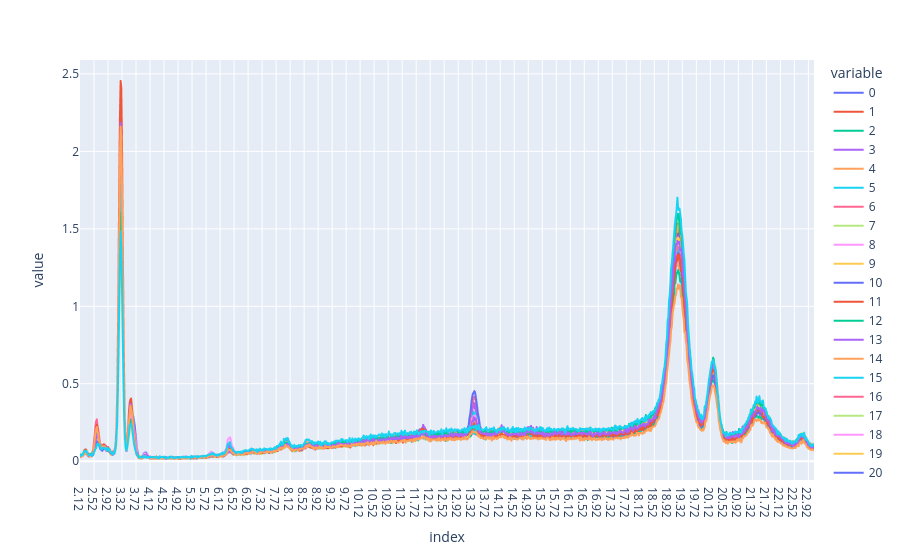

The cell this chart's notebook holds for it:
### Code cell
Xcalclass.T.plot()

### Figure 1 — Plotly figure (JSON) as saved in the notebook; plotly's stock layout.template omitted (floating-point values rounded to 4 significant figures; data arrays with more than 128 entries replaced by an {"elided": "..."} marker saying what was removed)
{"data": [{"hovertemplate": "variable=0<br>index=%{x}<br>value=%{y}<extra></extra>", "legendgroup": "0", "line": {"color": "#636efa", "dash": "solid"}, "marker": {"symbol": "circle"}, "mode": "lines", "name": "0", "showlegend": true, "type": "scattergl", "x": {"elided": "1049 str values"}, "xaxis": "x", "y": {"elided": "1049 float values"}, "yaxis": "y"}, {"hovertemplate": "variable=1<br>index=%{x}<br>value=%{y}<extra></extra>", "legendgroup": "1", "line": {"color": "#EF553B", "dash": "solid"}, "marker": {"symbol": "circle"}, "mode": "lines", "name": "1", "showlegend": true, "type": "scattergl", "x": {"elided": "1049 str values"}, "xaxis": "x", "y": {"elided": "1049 float values"}, "yaxis": "y"}, {"hovertemplate": "variable=2<br>index=%{x}<br>value=%{y}<extra></extra>", "legendgroup": "2", "line": {"color": "#00cc96", "dash": "solid"}, "marker": {"symbol": "circle"}, "mode": "lines", "name": "2", "showlegend": true, "type": "scattergl", "x": {"elided": "1049 str values"}, "xaxis": "x", "y": {"elided": "1049 float values"}, "yaxis": "y"}, {"hovertemplate": "variable=3<br>index=%{x}<br>value=%{y}<extra></extra>", "legendgroup": "3", "line": {"color": "#ab63fa", "dash": "solid"}, "marker": {"symbol": "circle"}, "mode": "lines", "name": "3", "showlegend": true, "type": "scattergl", "x": {"elided": "1049 str values"}, "xaxis": "x", "y": {"elided": "1049 float values"}, "yaxis": "y"}, {"hovertemplate": "variable=4<br>index=%{x}<br>value=%{y}<extra></extra>", "legendgroup": "4", "line": {"color": "#FFA15A", "dash": "solid"}, "marker": {"symbol": "circle"}, "mode": "lines", "name": "4", "showlegend": true, "type": "scattergl", "x": {"elided": "1049 str values"}, "xaxis": "x", "y": {"elided": "1049 float values"}, "yaxis": "y"}, {"hovertemplate": "variable=5<br>index=%{x}<br>value=%{y}<extra></extra>", "legendgroup": "5", "line": {"color": "#19d3f3", "dash": "solid"}, "marker": {"symbol": "circle"}, "mode": "lines", "name": "5", "showlegend": true, "type": "scattergl", "x": {"elided": "1049 str values"}, "xaxis": "x", "y": {"elided": "1049 float values"}, "yaxis": "y"}, {"hovertemplate": "variable=6<br>index=%{x}<br>value=%{y}<extra></extra>", "legendgroup": "6", "line": {"color": "#FF6692", "dash": "solid"}, "marker": {"symbol": "circle"}, "mode": "lines", "name": "6", "showlegend": true, "type": "scattergl", "x": {"elided": "1049 str values"}, "xaxis": "x", "y": {"elided": "1049 float values"}, "yaxis": "y"}, {"hovertemplate": "variable=7<br>index=%{x}<br>value=%{y}<extra></extra>", "legendgroup": "7", "line": {"color": "#B6E880", "dash": "solid"}, "marker": {"symbol": "circle"}, "mode": "lines", "name": "7", "showlegend": true, "type": "scattergl", "x": {"elided": "1049 str values"}, "xaxis": "x", "y": {"elided": "1049 float values"}, "yaxis": "y"}, {"hovertemplate": "variable=8<br>index=%{x}<br>value=%{y}<extra></extra>", "legendgroup": "8", "line": {"color": "#FF97FF", "dash": "solid"}, "marker": {"symbol": "circle"}, "mode": "lines", "name": "8", "showlegend": true, "type": "scattergl", "x": {"elided": "1049 str values"}, "xaxis": "x", "y": {"elided": "1049 float values"}, "yaxis": "y"}, {"hovertemplate": "variable=9<br>index=%{x}<br>value=%{y}<extra></extra>", "legendgroup": "9", "line": {"color": "#FECB52", "dash": "solid"}, "marker": {"symbol": "circle"}, "mode": "lines", "name": "9", "showlegend": true, "type": "scattergl", "x": {"elided": "1049 str values"}, "xaxis": "x", "y": {"elided": "1049 float values"}, "yaxis": "y"}, {"hovertemplate": "variable=10<br>index=%{x}<br>value=%{y}<extra></extra>", "legendgroup": "10", "line": {"color": "#636efa", "dash": "solid"}, "marker": {"symbol": "circle"}, "mode": "lines", "name": "10", "showlegend": true, "type": "scattergl", "x": {"elided": "1049 str values"}, "xaxis": "x", "y": {"elided": "1049 float values"}, "yaxis": "y"}, {"hovertemplate": "variable=11<br>index=%{x}<br>value=%{y}<extra></extra>", "legendgroup": "11", "line": {"color": "#EF553B", "dash": "solid"}, "marker": {"symbol": "circle"}, "mode": "lines", "name": "11", "showlegend": true, "type": "scattergl", "x": {"elided": "1049 str values"}, "xaxis": "x", "y": {"elided": "1049 float values"}, "yaxis": "y"}, {"hovertemplate": "variable=12<br>index=%{x}<br>value=%{y}<extra></extra>", "legendgroup": "12", "line": {"color": "#00cc96", "dash": "solid"}, "marker": {"symbol": "circle"}, "mode": "lines", "name": "12", "showlegend": true, "type": "scattergl", "x": {"elided": "1049 str values"}, "xaxis": "x", "y": {"elided": "1049 float values"}, "yaxis": "y"}, {"hovertemplate": "variable=13<br>index=%{x}<br>value=%{y}<extra></extra>", "legendgroup": "13", "line": {"color": "#ab63fa", "dash": "solid"}, "marker": {"symbol": "circle"}, "mode": "lines", "name": "13", "showlegend": true, "type": "scattergl", "x": {"elided": "1049 str values"}, "xaxis": "x", "y": {"elided": "1049 float values"}, "yaxis": "y"}, {"hovertemplate": "variable=14<br>index=%{x}<br>value=%{y}<extra></extra>", "legendgroup": "14", "line": {"color": "#FFA15A", "dash": "solid"}, "marker": {"symbol": "circle"}, "mode": "lines", "name": "14", "showlegend": true, "type": "scattergl", "x": {"elided": "1049 str values"}, "xaxis": "x", "y": {"elided": "1049 float values"}, "yaxis": "y"}, {"hovertemplate": "variable=15<br>index=%{x}<br>value=%{y}<extra></extra>", "legendgroup": "15", "line": {"color": "#19d3f3", "dash": "solid"}, "marker": {"symbol": "circle"}, "mode": "lines", "name": "15", "showlegend": true, "type": "scattergl", "x": {"elided": "1049 str values"}, "xaxis": "x", "y": {"elided": "1049 float values"}, "yaxis": "y"}, {"hovertemplate": "variable=16<br>index=%{x}<br>value=%{y}<extra></extra>", "legendgroup": "16", "line": {"color": "#FF6692", "dash": "solid"}, "marker": {"symbol": "circle"}, "mode": "lines", "name": "16", "showlegend": true, "type": "scattergl", "x": {"elided": "1049 str values"}, "xaxis": "x", "y": {"elided": "1049 float values"}, "yaxis": "y"}, {"hovertemplate": "variable=17<br>index=%{x}<br>value=%{y}<extra></extra>", "legendgroup": "17", "line": {"color": "#B6E880", "dash": "solid"}, "marker": {"symbol": "circle"}, "mode": "lines", "name": "17", "showlegend": true, "type": "scattergl", "x": {"elided": "1049 str values"}, "xaxis": "x", "y": {"elided": "1049 float values"}, "yaxis": "y"}, {"hovertemplate": "variable=18<br>index=%{x}<br>value=%{y}<extra></extra>", "legendgroup": "18", "line": {"color": "#FF97FF", "dash": "solid"}, "marker": {"symbol": "circle"}, "mode": "lines", "name": "18", "showlegend": true, "type": "scattergl", "x": {"elided": "1049 str values"}, "xaxis": "x", "y": {"elided": "1049 float values"}, "yaxis": "y"}, {"hovertemplate": "variable=19<br>index=%{x}<br>value=%{y}<extra></extra>", "legendgroup": "19", "line": {"color": "#FECB52", "dash": "solid"}, "marker": {"symbol": "circle"}, "mode": "lines", "name": "19", "showlegend": true, "type": "scattergl", "x": {"elided": "1049 str values"}, "xaxis": "x", "y": {"elided": "1049 float values"}, "yaxis": "y"}, {"hovertemplate": "variable=20<br>index=%{x}<br>value=%{y}<extra></extra>", "legendgroup": "20", "line": {"color": "#636efa", "dash": "solid"}, "marker": {"symbol": "circle"}, "mode": "lines", "name": "20", "showlegend": true, "type": "scattergl", "x": {"elided": "1049 str values"}, "xaxis": "x", "y": {"elided": "1049 float values"}, "yaxis": "y"}, {"hovertemplate": "variable=21<br>index=%{x}<br>value=%{y}<extra></extra>", "legendgroup": "21", "line": {"color": "#EF553B", "dash": "solid"}, "marker": {"symbol": "circle"}, "mode": "lines", "name": "21", "showlegend": true, "type": "scattergl", "x": {"elided": "1049 str values"}, "xaxis": "x", "y": {"elided": "1049 float values"}, "yaxis": "y"}, {"hovertemplate": "variable=22<br>index=%{x}<br>value=%{y}<extra></extra>", "legendgroup": "22", "line": {"color": "#00cc96", "dash": "solid"}, "marker": {"symbol": "circle"}, "mode": "lines", "name": "22", "showlegend": true, "type": "scattergl", "x": {"elided": "1049 str values"}, "xaxis": "x", "y": {"elided": "1049 float values"}, "yaxis": "y"}, {"hovertemplate": "variable=23<br>index=%{x}<br>value=%{y}<extra></extra>", "legendgroup": "23", "line": {"color": "#ab63fa", "dash": "solid"}, "marker": {"symbol": "circle"}, "mode": "lines", "name": "23", "showlegend": true, "type": "scattergl", "x": {"elided": "1049 str values"}, "xaxis": "x", "y": {"elided": "1049 float values"}, "yaxis": "y"}, {"hovertemplate": "variable=24<br>index=%{x}<br>value=%{y}<extra></extra>", "legendgroup": "24", "line": {"color": "#FFA15A", "dash": "solid"}, "marker": {"symbol": "circle"}, "mode": "lines", "name": "24", "showlegend": true, "type": "scattergl", "x": {"elided": "1049 str values"}, "xaxis": "x", "y": {"elided": "1049 float values"}, "yaxis": "y"}, {"hovertemplate": "variable=25<br>index=%{x}<br>value=%{y}<extra></extra>", "legendgroup": "25", "line": {"color": "#19d3f3", "dash": "solid"}, "marker": {"symbol": "circle"}, "mode": "lines", "name": "25", "showlegend": true, "type": "scattergl", "x": {"elided": "1049 str values"}, "xaxis": "x", "y": {"elided": "1049 float values"}, "yaxis": "y"}, {"hovertemplate": "variable=26<br>index=%{x}<br>value=%{y}<extra></extra>", "legendgroup": "26", "line": {"color": "#FF6692", "dash": "solid"}, "marker": {"symbol": "circle"}, "mode": "lines", "name": "26", "showlegend": true, "type": "scattergl", "x": {"elided": "1049 str values"}, "xaxis": "x", "y": {"elided": "1049 float values"}, "yaxis": "y"}, {"hovertemplate": "variable=27<br>index=%{x}<br>value=%{y}<extra></extra>", "legendgroup": "27", "line": {"color": "#B6E880", "dash": "solid"}, "marker": {"symbol": "circle"}, "mode": "lines", "name": "27", "showlegend": true, "type": "scattergl", "x": {"elided": "1049 str values"}, "xaxis": "x", "y": {"elided": "1049 float values"}, "yaxis": "y"}, {"hovertemplate": "variable=28<br>index=%{x}<br>value=%{y}<extra></extra>", "legendgroup": "28", "line": {"color": "#FF97FF", "dash": "solid"}, "marker": {"symbol": "circle"}, "mode": "lines", "name": "28", "showlegend": true, "type": "scattergl", "x": {"elided": "1049 str values"}, "xaxis": "x", "y": {"elided": "1049 float values"}, "yaxis": "y"}, {"hovertemplate": "variable=29<br>index=%{x}<br>value=%{y}<extra></extra>", "legendgroup": "29", "line": {"color": "#FECB52", "dash": "solid"}, "marker": {"symbol": "circle"}, "mode": "lines", "name": "29", "showlegend": true, "type": "scattergl", "x": {"elided": "1049 str values"}, "xaxis": "x", "y": {"elided": "1049 float values"}, "yaxis": "y"}, {"hovertemplate": "variable=30<br>index=%{x}<br>value=%{y}<extra></extra>", "legendgroup": "30", "line": {"color": "#636efa", "dash": "solid"}, "marker": {"symbol": "circle"}, "mode": "lines", "name": "30", "showlegend": true, "type": "scattergl", "x": {"elided": "1049 str values"}, "xaxis": "x", "y": {"elided": "1049 float values"}, "yaxis": "y"}, {"hovertemplate": "variable=31<br>index=%{x}<br>value=%{y}<extra></extra>", "legendgroup": "31", "line": {"color": "#EF553B", "dash": "solid"}, "marker": {"symbol": "circle"}, "mode": "lines", "name": "31", "showlegend": true, "type": "scattergl", "x": {"elided": "1049 str values"}, "xaxis": "x", "y": {"elided": "1049 float values"}, "yaxis": "y"}, {"hovertemplate": "variable=32<br>index=%{x}<br>value=%{y}<extra></extra>", "legendgroup": "32", "line": {"color": "#00cc96", "dash": "solid"}, "marker": {"symbol": "circle"}, "mode": "lines", "name": "32", "showlegend": true, "type": "scattergl", "x": {"elided": "1049 str values"}, "xaxis": "x", "y": {"elided": "1049 float values"}, "yaxis": "y"}, {"hovertemplate": "variable=33<br>index=%{x}<br>value=%{y}<extra></extra>", "legendgroup": "33", "line": {"color": "#ab63fa", "dash": "solid"}, "marker": {"symbol": "circle"}, "mode": "lines", "name": "33", "showlegend": true, "type": "scattergl", "x": {"elided": "1049 str values"}, "xaxis": "x", "y": {"elided": "1049 float values"}, "yaxis": "y"}, {"hovertemplate": "variable=34<br>index=%{x}<br>value=%{y}<extra></extra>", "legendgroup": "34", "line": {"color": "#FFA15A", "dash": "solid"}, "marker": {"symbol": "circle"}, "mode": "lines", "name": "34", "showlegend": true, "type": "scattergl", "x": {"elided": "1049 str values"}, "xaxis": "x", "y": {"elided": "1049 float values"}, "yaxis": "y"}, {"hovertemplate": "variable=35<br>index=%{x}<br>value=%{y}<extra></extra>", "legendgroup": "35", "line": {"color": "#19d3f3", "dash": "solid"}, "marker": {"symbol": "circle"}, "mode": "lines", "name": "35", "showlegend": true, "type": "scattergl", "x": {"elided": "1049 str values"}, "xaxis": "x", "y": {"elided": "1049 float values"}, "yaxis": "y"}], "layout": {"legend": {"title": {"text": "variable"}, "tracegroupgap": 0}, "margin": {"t": 60}, "xaxis": {"anchor": "y", "domain": [0, 1], "title": {"text": "index"}}, "yaxis": {"anchor": "x", "domain": [0, 1], "title": {"text": "value"}}}}
